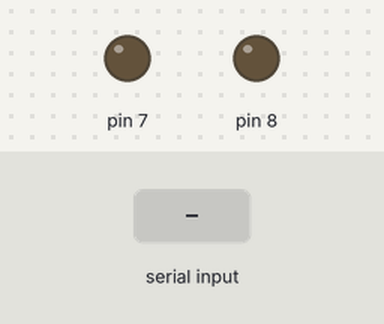
The sketch below on a simulated Arduino Uno, built with avr-gcc and run on an emulated ATmega328P. Parts: output pins drawn as LEDs (lit = HIGH). Dashed ring = blinking. The test bench sets the inputs (shaded band).

Above: at 1.2 s.
1.3 s: "90,45\n" received over Serial
At 2.8 s:
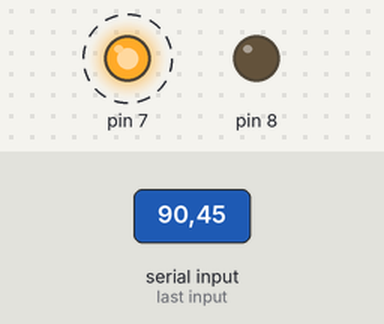
Timing chart, 0 to 10.3 s (numbered marks = the images above; inputs shaded):
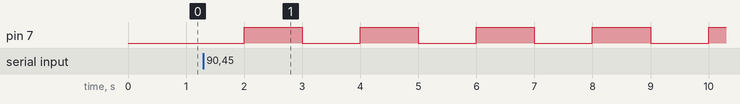

Measured:
- after the input at 1.3 s, pin 7: alternates HIGH for 1.0 s and LOW for 1.0 s, starting after 0.70 s

The sketch:

test_serial_read.ino
```cpp
void setup()
{
  pinMode(7, OUTPUT);
  pinMode(8,OUTPUT);
  Serial.begin(9600);
}

void loop()
{
    while(Serial.available()) {
         int lu = Serial.parseInt();
        flash(7,lu);
        Serial.read();
        lu = Serial.parseInt();
        flash(8,lu);
    }
    delay(1000);
}

void flash(int pin,int n)
{
  for (int i = 0; i < n; i++)
  {
    digitalWrite(pin, HIGH);
    delay(1000);
    digitalWrite(pin, LOW);
    delay(1000);
  }
}
```
